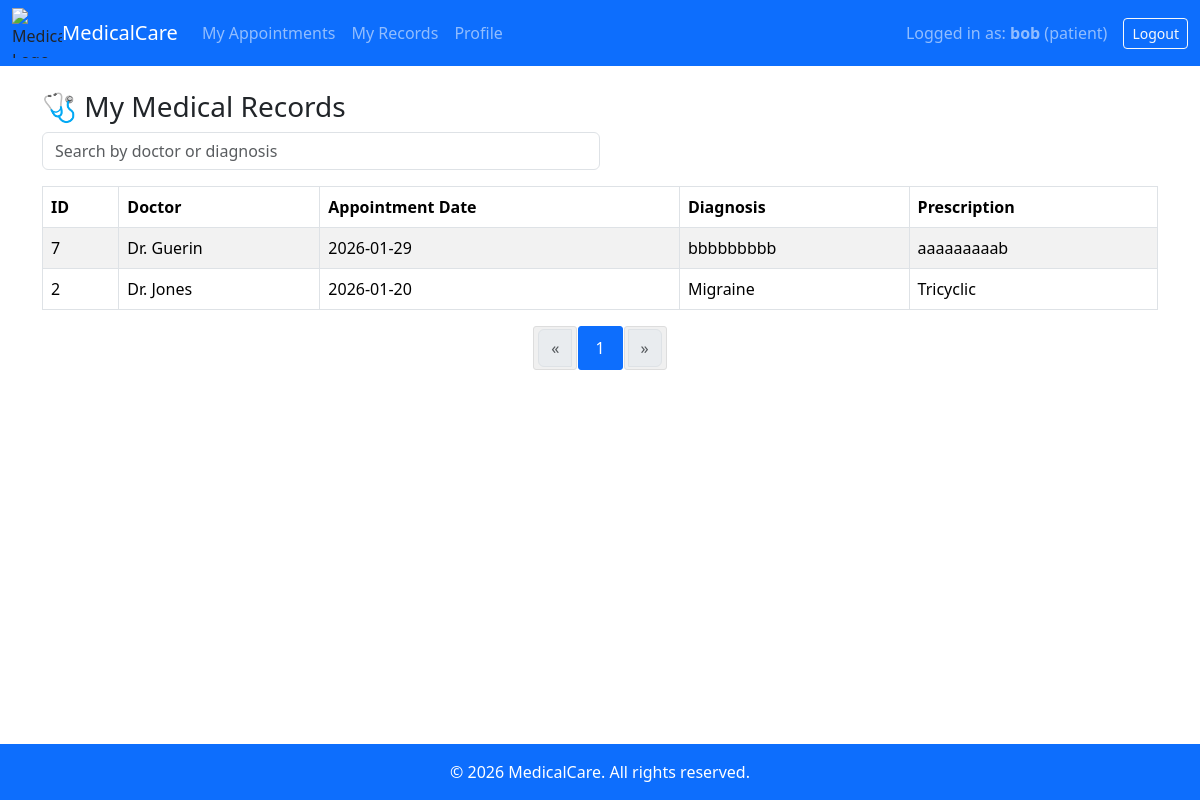
The page /patient/records (signed in) on the database its author committed.
### models.py (models this page shows)
class MedicalRecord(db.Model):
    id = db.Column(db.Integer, primary_key=True)
    appointment_id = db.Column(db.Integer, db.ForeignKey("appointment.id"), nullable=False)
    diagnosis = db.Column(db.Text, nullable=False)
    prescription = db.Column(db.Text, nullable=False)

class Doctor(db.Model):
    id = db.Column(db.Integer, primary_key=True)
    user_id = db.Column(db.Integer, db.ForeignKey("user.id"), nullable=False)
    name = db.Column(db.String(100), nullable=False)
    specialization = db.Column(db.String(100), nullable=False)
    phone = db.Column(db.String(20), nullable=True)
    appointments = db.relationship("Appointment", backref="doctor", lazy=True)

class Appointment(db.Model):
    id = db.Column(db.Integer, primary_key=True)
    patient_id = db.Column(db.Integer, db.ForeignKey("patient.id"), nullable=False)
    doctor_id = db.Column(db.Integer, db.ForeignKey("doctor.id"), nullable=False)
    date = db.Column(db.Date, nullable=False)           # <- Change from String to Date
    time = db.Column(db.Time, nullable=True)
    status = db.Column(db.String(50), nullable=False, default="Pending")
    medical_record = db.relationship("MedicalRecord", backref="appointment", uselist=False)

### app.py (the view)
@app.route("/patient/records")
@role_required("patient")
def patient_records():
    patient = get_user("patient")
    search = request.args.get('search', '').strip()
    page = request.args.get('page', 1, type=int)
    query = (
        MedicalRecord.query
        .join(Appointment, MedicalRecord.appointment_id == Appointment.id)
        .join(Doctor, Appointment.doctor_id == Doctor.id)
        .filter(Appointment.patient_id == patient.id))
    if search:
        query = query.filter(
            Doctor.name.ilike(f'%{search}%') |
            MedicalRecord.diagnosis.ilike(f'%{search}%'))
    records = query.order_by(Appointment.date.desc()).paginate(page=page, per_page=10)
    return render_template("patient_records.html", records=records)

### app.py (called while the page is built)
@app.context_processor
def inject_now():
    return {'current_year': datetime.now().year}

def role_required(role):
    def decorator(f):
        @wraps(f)
        def wrapper(*args, **kwargs):
            if "role" not in session or session["role"] != role:
                abort(403)
            return f(*args, **kwargs)
        return wrapper
    return decorator

def get_user(role):
    if role == "doctor":
        return Doctor.query.filter_by(user_id=session["user_id"]).first()
    elif role == "patient":
        return Patient.query.filter_by(user_id=session["user_id"]).first()
    return None

### templates/patient_records.html (shortened to what this page needs)
{% extends "base.html" %}
{% block content %}
<h3>🩺  My Medical Records</h3>
<input id="recordsSearch" class="form-control mb-3 w-50" type="text" placeholder="Search by doctor or diagnosis" value="{{ request.args.get('search', '') }}">
{% if records.items %}
<table class="table table-striped table-bordered align-middle">
    <thead>
        <tr>
            <th>ID</th>
            <th>Doctor</th>
            <th>Appointment Date</th>
            <th>Diagnosis</th>
            <th>Prescription</th>
        </tr>
    </thead>
    <tbody>
        {% for record in records.items %}
        <tr>
            <td>{{ record.id }}</td>
            <td>{{ record.appointment.doctor.name }}</td>
            <td>{{ record.appointment.date.strftime('%Y-%m-%d') }}</td>
            <td>{{ record.diagnosis }}</td>
            <td>{{ record.prescription }}</td>
        </tr>
        {% endfor %}
    </tbody>
</table>
{% set paginator = records %}
{% set endpoint = 'patient_records' %}
{% set query_params = { 'search': request.args.get('search', '') } %}
{% include 'pagination.html' %}
{% else %}
<p>No medical records found.</p>
{% endif %}
{% endblock %}

### static/css/style.css (style rules this page uses)
html, body { height: 100%; margin: 0; display: flex; flex-direction: column; }

### rows shown on the page
MedicalRecord: id "7", appointment.doctor.name "Dr. Guerin", appointment "2026-01-29", diagnosis "bbbbbbbbb", prescription "aaaaaaaaab"
MedicalRecord: id "2", appointment.doctor.name "Dr. Jones", appointment "2026-01-20", diagnosis "Migraine", prescription "Tricyclic"

### other values the page prints
{{ session.get('username') }} "bob"
{{ session.get('role') }} "patient"
{{ page_num }} "1"
